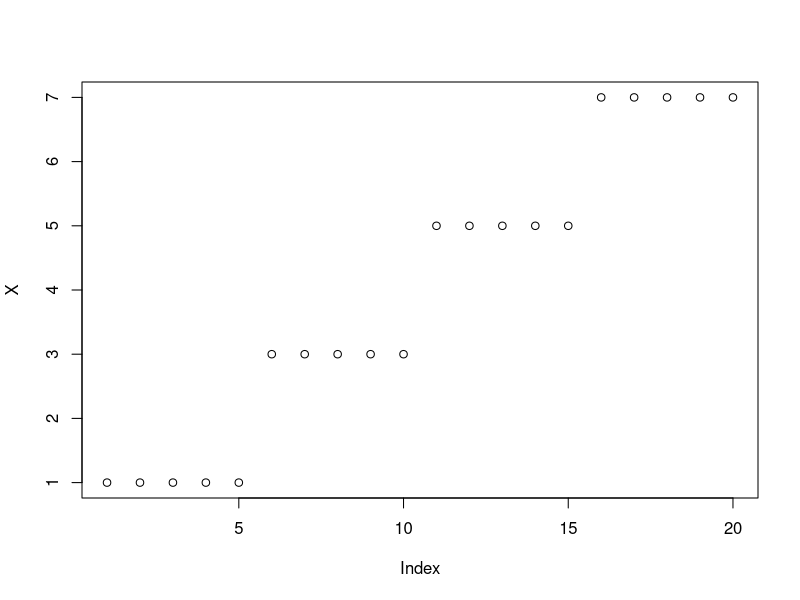
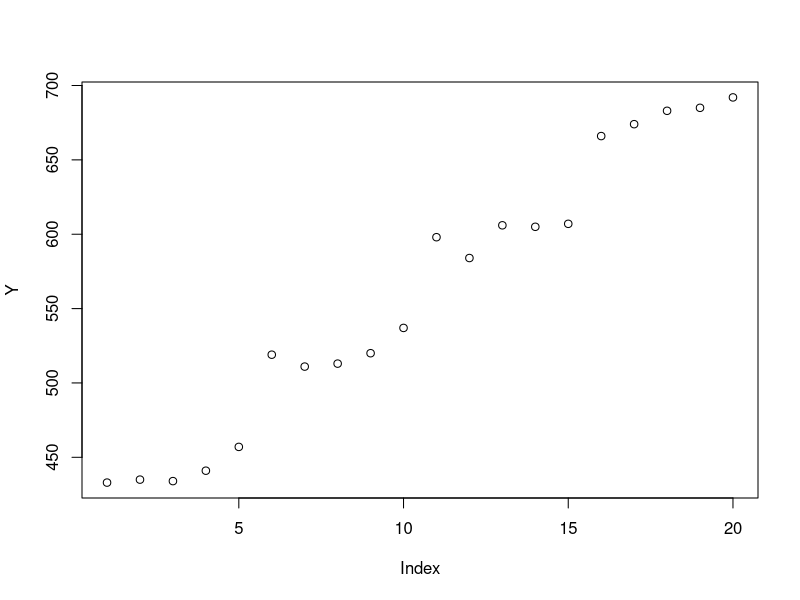
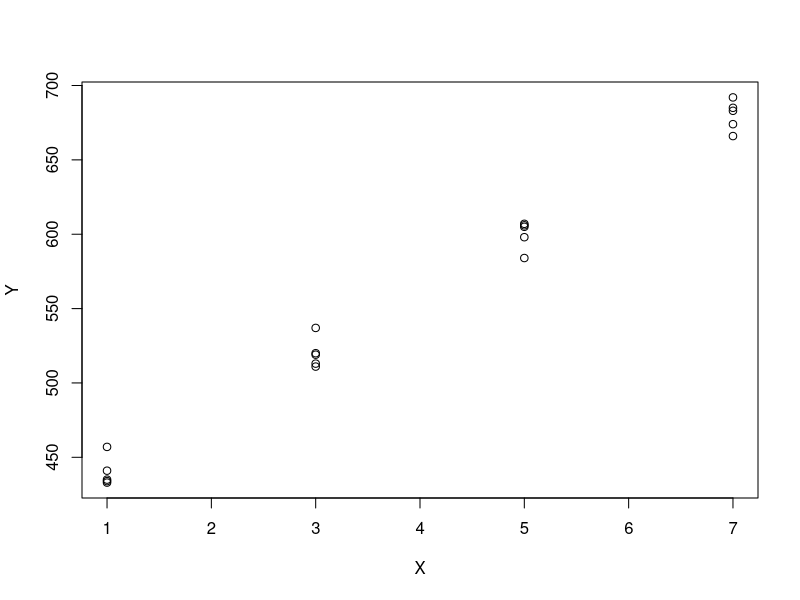
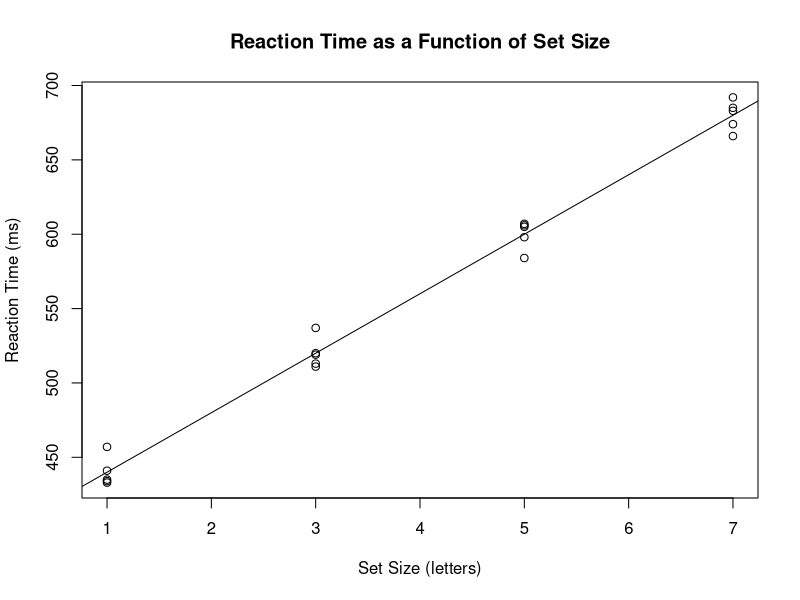

Write R code to recreate these figures, in order.
#no packages needed for this lab :)
X <- c(1,1,1,1,1,3,3,3,3,3,5,5,5,5,5,7,7,7,7,7)
#set size (1,3,5, or 7 letters in the memory set)
Y <- c(433,435,434,441,457,519,511,513,520,537,598,584,606, 605,607, 666,674,683,685,692)
#reaction time variable in ms
#creating variables with the data added in
plot(X)
#set size for each subject
plot(Y)
#each subjects reaction time
cor(X,Y)
#correlation test on the Set Size vs Reaction Time
cor(Y,X)
#correlations are symmetrical so this will work too
reg1 <- lm(Y~X)
#Y is being regressed on X NOT vice versa
summary(reg1)
#summary table for reg1 results
#see pdf for writing up linear regression results
#Example:
#“A linear regression analysis was conducted, with Set 
#Size as the predictor variable and Reaction Time as the
#outcome variable. There was a significant relationship 
#between Set Size and Reaction Time, F(1, 18) = 1800,
#p < .001, such that Reaction Time increased by 40ms for
#every one-letter increase in Set Size"
plot(X,Y)
plot(X,Y, xlab="Set Size (letters)", ylab= "Reaction Time (ms)", 
     main="Reaction Time as a Function of Set Size")
abline(reg1)
#line of best fit using this function on the linear regression analysis lm()
set5 <- c(598, 584, 606, 605, 607)
#5 letter set data
set3 <- c(519, 511, 513, 520, 537)
#7 letter set data
t.test(set5, set3, var.equal=TRUE)
t.test(set5, set3, var.equal=TRUE, alternative="greater")
#alternative is the alternative hypothesis opposed to the null hypothesis